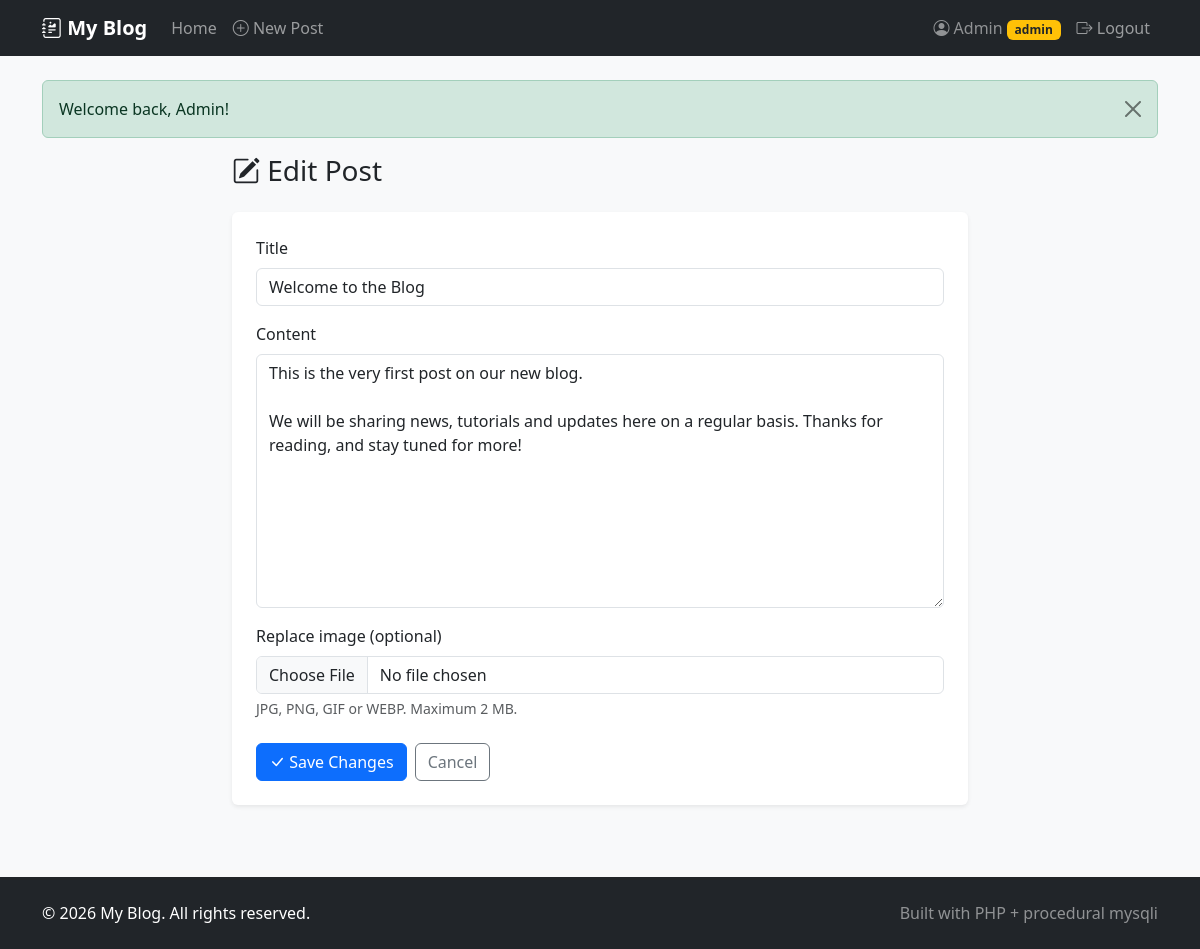
The app's page /index.php?page=edit_post&id=1 (signed in) with its own data.
### tables this page shows
CREATE TABLE posts (
    id INT NOT NULL AUTO_INCREMENT PRIMARY KEY,
    user_id INT NOT NULL,
    title VARCHAR(200) NOT NULL,
    content TEXT NOT NULL,
    image VARCHAR(255) DEFAULT NULL,
    created_at DATETIME NOT NULL DEFAULT CURRENT_TIMESTAMP,
    updated_at DATETIME NOT NULL DEFAULT CURRENT_TIMESTAMP ON UPDATE CURRENT_TIMESTAMP,
    KEY idx_posts_user_id (user_id),
    CONSTRAINT fk_posts_user FOREIGN KEY (user_id) REFERENCES users (id) ON DELETE CASCADE
);

### index.php (called while the page is built, shortened)
<?php
require_once __DIR__ . '/core/functions.php';
$page = $_GET['page'] ?? 'home';
switch ($page) {
    case 'edit_post':
        $post = getPostById($_GET['id'] ?? 0);
        break;
}
require __DIR__ . '/inc/header.php';
require __DIR__ . '/views/' . $page . '.php';
require __DIR__ . '/inc/footer.php';

### core/functions.php (called while the page is built, shortened)
<?php
function e($value)
{
    return htmlspecialchars((string) $value, ENT_QUOTES, 'UTF-8');
}
function getFormOld()
{
    $old = $_SESSION['form_old'] ?? [];
    return $old;
}
function getPostById($id)
{
    global $conn;
    $id = (int) $id;
    $sql = "SELECT p.*, u.name AS author_name, u.role AS author_role
            FROM posts p
            INNER JOIN users u ON u.id = p.user_id
            WHERE p.id = $id
            LIMIT 1";
    $result = mysqli_query($conn, $sql);
    if ($result) {
        $row = mysqli_fetch_assoc($result);
        return $row ?: null;
    }
    return null;
}

### views/edit_post.php (the view, shortened to what this page needs)
<?php
$old = getFormOld();
?>
<div class="row justify-content-center">
    <div class="col-lg-8">
        <h1 class="h3 mb-4"><i class="bi bi-pencil-square"></i> Edit Post</h1>
        <div class="card shadow-sm border-0">
            <div class="card-body p-4">
                <form action="index.php?page=edit_post&id=<?= (int) $post['id'] ?>" method="post" enctype="multipart/form-data" novalidate>
                    <div class="mb-3">
                        <label for="title" class="form-label">Title</label>
                        <input type="text" name="title" id="title" class="form-control"
                               value="<?= e($old['title'] ?? $post['title']) ?>" maxlength="200" required autofocus>
                    </div>
                    <div class="mb-3">
                        <label for="content" class="form-label">Content</label>
                        <textarea name="content" id="content" class="form-control" rows="10" required><?= e($old['content'] ?? $post['content']) ?></textarea>
                    </div>
                    <div class="mb-4">
                        <label for="image" class="form-label">Replace image (optional)</label>
                        <input type="file" name="image" id="image" class="form-control" accept="image/jpeg,image/png,image/gif,image/webp">
                        <div class="form-text">JPG, PNG, GIF or WEBP. Maximum 2 MB.</div>
                    </div>
                    <div class="d-flex gap-2">
                        <button type="submit" class="btn btn-primary"><i class="bi bi-check-lg"></i> Save Changes</button>
                        <a href="index.php?page=post&id=<?= (int) $post['id'] ?>" class="btn btn-outline-secondary">Cancel</a>
                    </div>
                </form>
            </div>
        </div>
    </div>
</div>

### assets/css/style.css (style rules this page uses)
body { min-height: 100vh; display: flex; flex-direction: column; background-color: #f8f9fa; }

### records on screen
posts: title "Welcome to the Blog", content "This is the very first post on our new blog. We will be sharing news, tutorials and updates here on a regular basis. Thanks for reading, and stay tuned for more!"

### other values on screen
SITE_NAME "My Blog"
$_SESSION['user_name'] "Admin"
$flash['message'] "Welcome back, Admin!"
